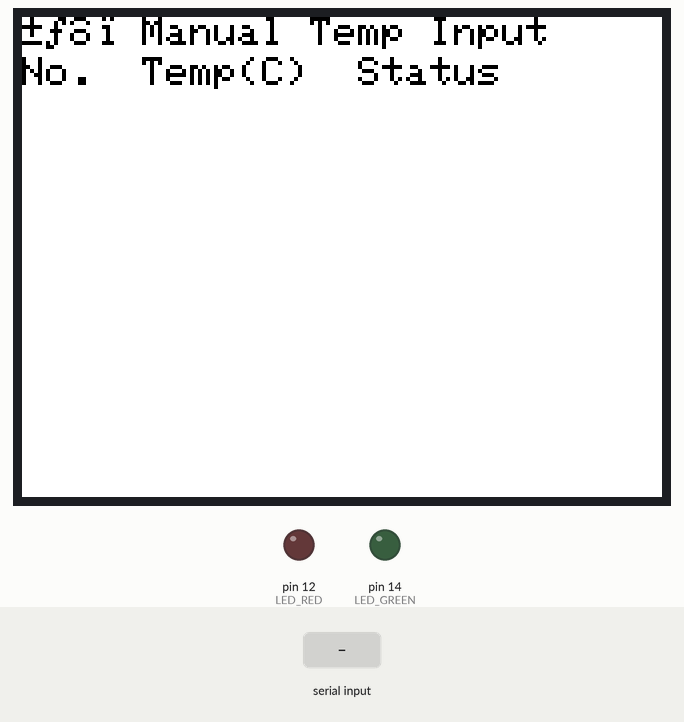
Recording of a sketch running on a simulated Arduino Uno, built with avr-gcc and run on an emulated ATmega328P. Parts: 320×240 colour display, output pins drawn as LEDs (lit = HIGH). The test bench sets the inputs (shaded band).

Above: at 1.4 s.
1.5 s: "90,45\n" received over Serial
At 2.4 s:
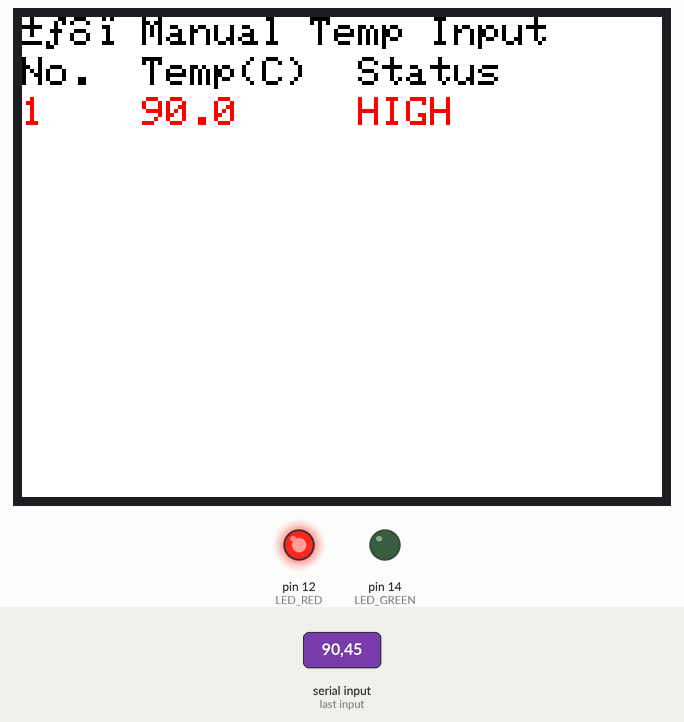
3.0 s: "30,150\n" received over Serial
At 3.5 s:
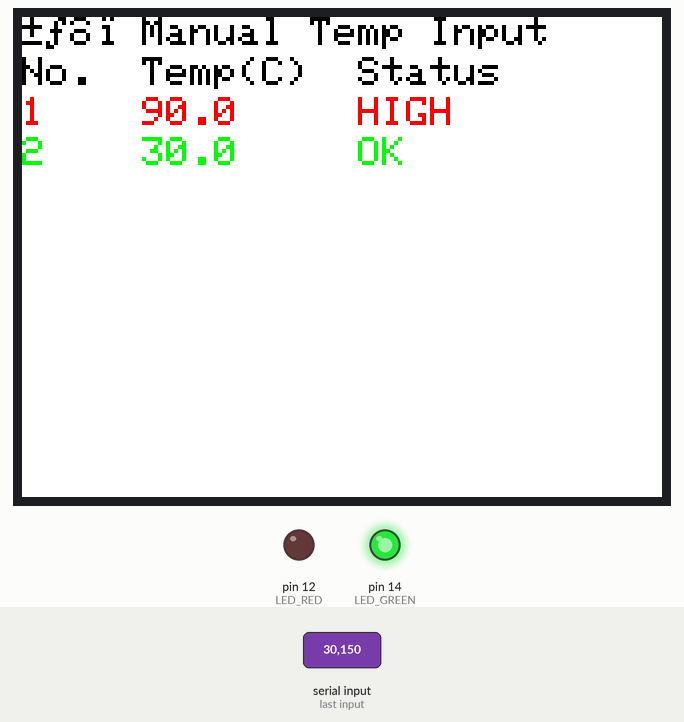
4.5 s: "clear\n" received over Serial
At 5.2 s:
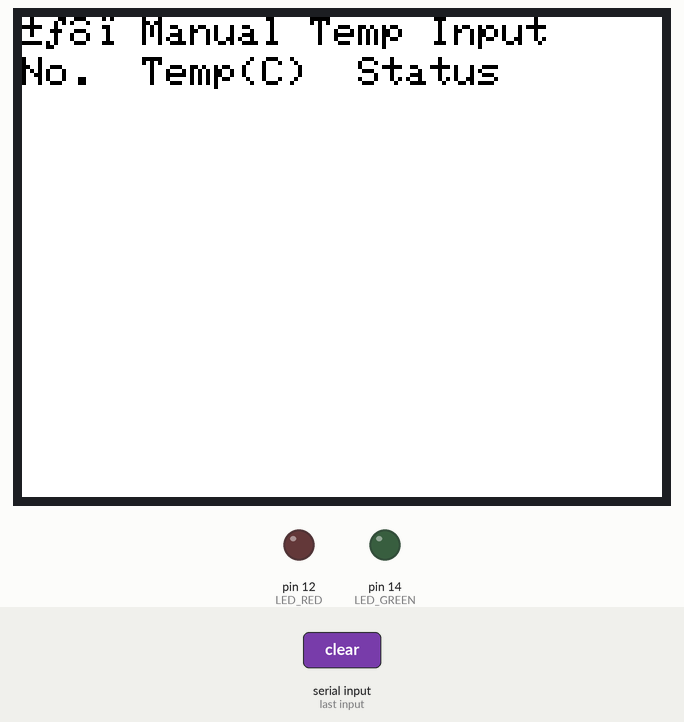
6.0 s: "5\n" received over Serial
At 7.0 s:
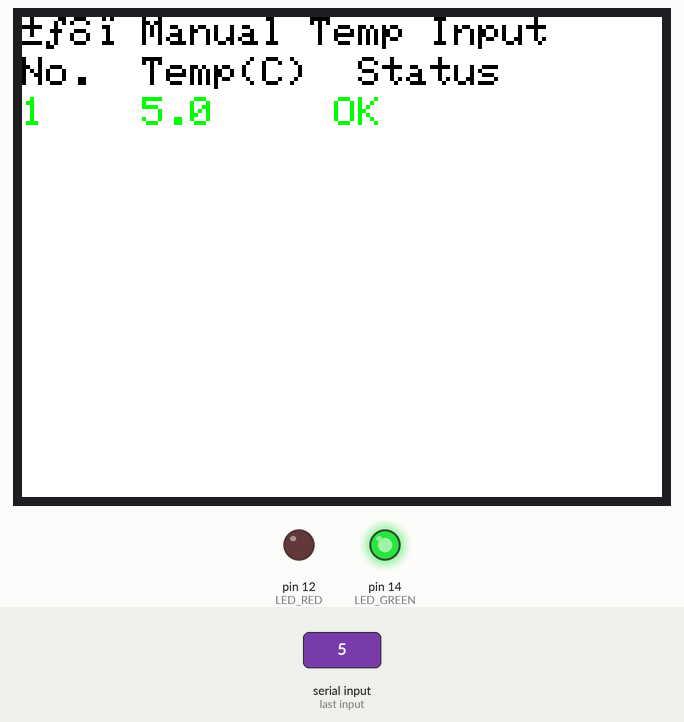
7.5 s: "90\n" received over Serial
At 8.1 s:
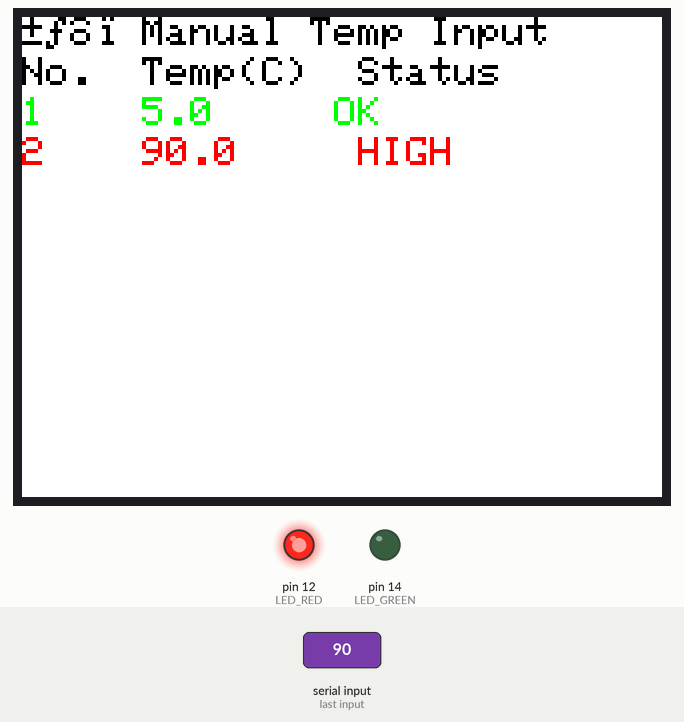
9.0 s: "30,150\n" received over Serial
At 9.3 s:
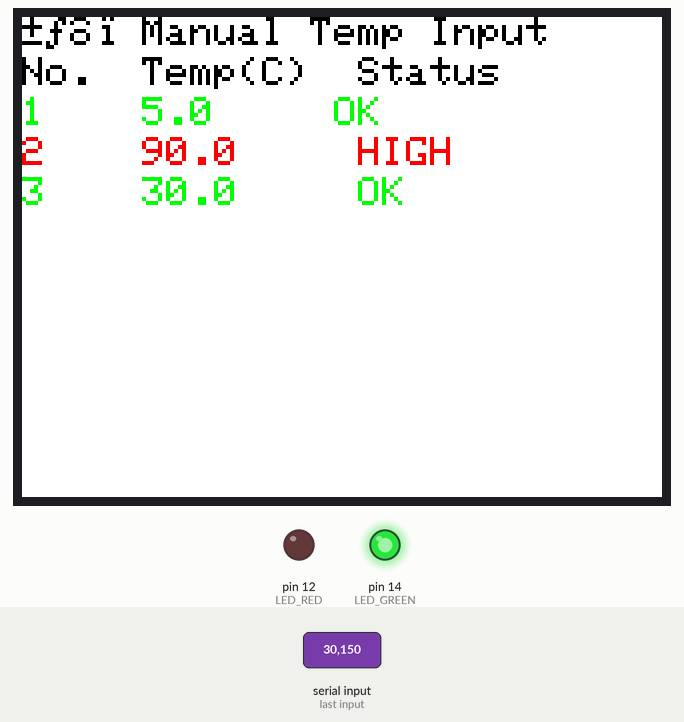
Timing chart, 0 to 11.5 s (numbered marks = the images above; inputs shaded):
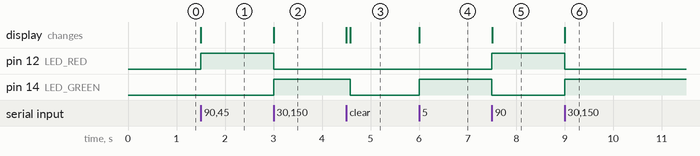

The sketch:

sketch.ino
```cpp
#include <Adafruit_GFX.h>          // مكتبة الرسومات الأساسية
#include <Adafruit_ILI9341.h>      // مكتبة شاشة ILI9341
#include <SPI.h>                   // مكتبة بروتوكول SPI
#include <DHT.h>

// تعريف دبابيس الاتصال مع الشاشة
#define TFT_CS   5   // Chip Select
#define TFT_RST  4   // Reset
#define TFT_DC   2   // Data/Command

// إنشاء كائن الشاشة باستخدام الدبابيس المعرفة
Adafruit_ILI9341 tft = Adafruit_ILI9341(TFT_CS, TFT_DC, TFT_RST);

// إعدادات الجدول
int rowNumber = 0;
const int startY = 40;
const int rowHeight = 20;
const int maxRows = 10;

// LED للتحذير
#define LED_RED 12
#define LED_GREEN 14


void setup() {
  Serial.begin(115200);
  tft.begin();
  tft.setRotation(1);

  pinMode(LED_RED, OUTPUT);
  pinMode(LED_GREEN, OUTPUT);
// إطفاء الـ LEDs عند البداية
  digitalWrite(LED_RED, LOW);
  digitalWrite(LED_GREEN, LOW);


  // شاشة بيضاء
  tft.fillScreen(ILI9341_WHITE);

  // عنوان ورؤوس الجدول
  tft.setTextSize(2);
  tft.setTextColor(ILI9341_BLACK);
  tft.setCursor(0, 0);
  tft.println("📋 Manual Temp Input");

  tft.setCursor(0, 20);
  tft.println("No.  Temp(C)  Status");

}

void loop() {
  if(Serial.available()){
    String input = Serial.readStringUntil('\n');
    input.trim();


    // إذا كتب المستخدم "clear"
    if (input.equalsIgnoreCase("clear")) {
      rowNumber = 0;
      tft.fillScreen(ILI9341_WHITE);
      tft.setTextSize(2);
      tft.setTextColor(ILI9341_BLACK);
      tft.setCursor(0, 0);
      tft.println("📋 Manual Temp Input");
      tft.setCursor(0, 20);
      tft.println("No.  Temp(C)  Status");
      digitalWrite(LED_RED, LOW);
      digitalWrite(LED_GREEN, LOW);

      return;
    }

    // تحويل النص إلى رقم
    float temp = input.toFloat();

    // إعادة الجدول إذا امتلأ
    if (rowNumber >= maxRows) {
      rowNumber = 0;
      tft.fillScreen(ILI9341_WHITE);
      tft.setTextColor(ILI9341_BLACK);
      tft.setCursor(0, 0);
      tft.println("📋 Manual Temp Input");
      tft.setCursor(0, 20);
      tft.println("No.  Temp(C)  Status");
    }

     int y = startY + rowNumber * rowHeight;


     // تحديد لون النص وحالة الـ LEDs
    if (temp > 35.0) {
      tft.setTextColor(ILI9341_RED);
      digitalWrite(LED_RED, HIGH);
      digitalWrite(LED_GREEN, LOW);
    } else {
      tft.setTextColor(ILI9341_GREEN);
      digitalWrite(LED_RED, LOW);
      digitalWrite(LED_GREEN, HIGH);
    }

    // طباعة الصف الجديد في الجدول
    tft.setCursor(0, y);
    tft.print(rowNumber + 1);
    tft.print("    ");
    tft.print(temp, 1);
    tft.print("     ");
    if (temp > 35.0) {
      tft.println("HIGH");
    } else {
      tft.println("OK");
    }

    rowNumber++;

  }
}
```

Measured:
- after the input at 1.5 s, pin 12 (LED_RED): LOW → HIGH at once; the display: changes at once (image 1)
- after the input at 3.0 s, pin 12 (LED_RED): HIGH → LOW at once; pin 14 (LED_GREEN): LOW → HIGH at once; the display: changes at once (image 2)
- after the input at 4.5 s, pin 14 (LED_GREEN): HIGH → LOW after 0.08 s; the display: first changes at once (image 3 shows a later state)
- after the input at 6.0 s, pin 14 (LED_GREEN): LOW → HIGH at once; the display: changes at once (image 4)
- after the input at 7.5 s, pin 12 (LED_RED): LOW → HIGH at once; pin 14 (LED_GREEN): HIGH → LOW at once; the display: changes at once (image 5)
- after the input at 9.0 s, pin 12 (LED_RED): HIGH → LOW at once; pin 14 (LED_GREEN): LOW → HIGH at once; the display: changes at once (image 6)
